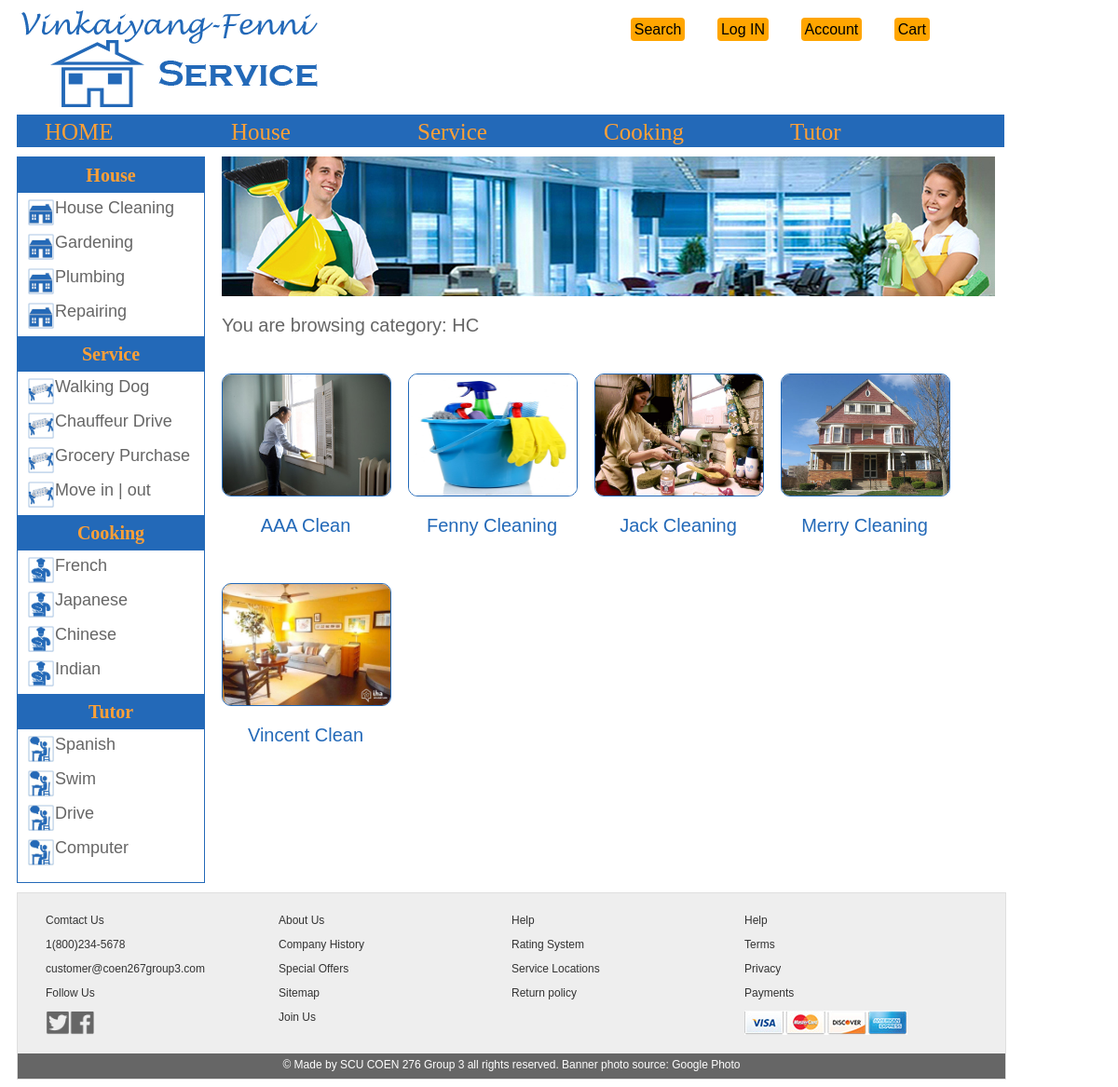
/list.php?category=HC, run on the app's committed database.
### tables this page shows
CREATE TABLE `seller` (
  `category` varchar(100) NOT NULL,
  `name` varchar(100) NOT NULL,
  `description` varchar(1024) NOT NULL,
  `img` varchar(100) NOT NULL
);

### list.php (the view, shortened to what this page needs)
<?php
    include 'header.php';
    require 'connection.php';
?>
<?php
    $param = $_GET["category"];
    $sql = "SELECT * FROM seller where category='".$param."'";
    $result = $mysqli->query($sql);
?>
    <div id='mainbody'>
        <div id="categoryleft">
            <h2>House</h2>
                <p><img src="img/category_1.jpg" width="30" height="30"><a href="list.php?category=HC">House Cleaning</a></p>
                <p><img src="img/category_1.jpg" width="30" height="30"><a href="list.php?category=GD">Gardening</a></p>
                <p><img src="img/category_1.jpg" width="30" height="30"><a href="list.php?category=PB">Plumbing</a></p>
                <p><img src="img/category_1.jpg" width="30" height="30"><a href="list.php?category=RP">Repairing</a></p>
            <h2>Service</h2>
                <p><img src="img/category_2.jpg"  width="30" height="30"><a href="list.php?category=WD">Walking Dog</a></p>
                <p><img src="img/category_2.jpg"  width="30" height="30"><a href="list.php?category=CD">Chauffeur Drive</a></p>
                <p><img src="img/category_2.jpg"  width="30" height="30"><a href="list.php?category=GP">Grocery Purchase</a></p>
                <p><img src="img/category_2.jpg"  width="30" height="30"><a href="list.php?category=MM">Move in &#124; out</a></p>
            <h2>Cooking</h2>
                <p><img src="img/category_3.jpg"  width="30" height="30"><a href="list.php?category=FR">French</a></p>
                <p><img src="img/category_3.jpg"  width="30" height="30"><a href="list.php?category=JA">Japanese</a></p>
                <p><img src="img/category_3.jpg"  width="30" height="30"><a href="list.php?category=CH">Chinese</a></p>
                <p><img src="img/category_3.jpg"  width="30" height="30"><a href="list.php?category=IN">Indian</a></p>
            <h2>Tutor</h2>
                <p><img src="img/category_4.jpg"  width="30" height="30"><a href="list.php?category=SP">Spanish</a></p>
                <p><img src="img/category_4.jpg"  width="30" height="30"><a href="list.php?category=SW">Swim</a></p>
                <p><img src="img/category_4.jpg"  width="30" height="30"><a href="list.php?category=DR">Drive</a></p>
                <p><img src="img/category_4.jpg"  width="30" height="30"><a href="list.php?category=CO">Computer</a></p>
        </div>
        <div id="categoryright">
            <img src="img/<?=$param ?>.jpg" width="830" height="150"/>
             <p>You are browsing category: <?=$param ?></p>
<?php
        while(list($category,$name,$description,$img) = $result->fetch_row()) {
?>
        <div class='listseller'>
            <a href = "profile.php?name=<?=$name?>"><img class='logo' src="<?= $img ?>" alt='sellers' width='180' height='130'></a>
            <p><a href = "profile.php?name=<?=$name?>"><?= $name ?></a></p>
        </div>
<?php
    }
?>
        </div>
    </div>
<?php
    include 'foot.php';
?>

### main.css (style rules this page uses)
body { padding-left: 10px; padding-right: 10px; }
a { text-decoration: none; }
#mainbody { width:1050px; }
.listseller { width: 180px; float:left; padding-top: 10px; color: #2369b8; font-family: "arial"; margin-right: 20px; margin-bottom: 10px; margin-top: 10px; text-align: center; }
.listseller a { color: #2369b8; }
.listseller img { border-radius: 10px; border: 1px solid #2369b8; }
#categoryleft { width: 180px; float: left; border: 1px #2369b8 solid; padding-top: -10px; padding-bottom: 10px; padding-left: 10px; padding-right: 10px; margin-top: 10px; margin-bottom: 10px; }
#categoryright { width: 830px; float: right; padding-top: 10px; font-size: 20px; color: #666666; font-family: sans-serif; }
#categoryleft p>img { float: left; clear: right; }
#categoryleft h2 { color: #ffa036; background-color: #2369b8; height: 30px; font-size: 20px; margin: 0 -10 -10 -10; text-align:center; padding-top: 8px; }
#categoryleft>p a { font-size: 18px; color: #666666; font-family: sans-serif; }

### data on the page
seller: img (picture), name "AAA Clean"
seller: img (picture), name "Fenny Cleaning"
seller: img (picture), name "Jack Cleaning"
seller: img (picture), name "Merry Cleaning"
seller: img (picture), name "Vincent Clean"

### other printed values
$param "HC"
